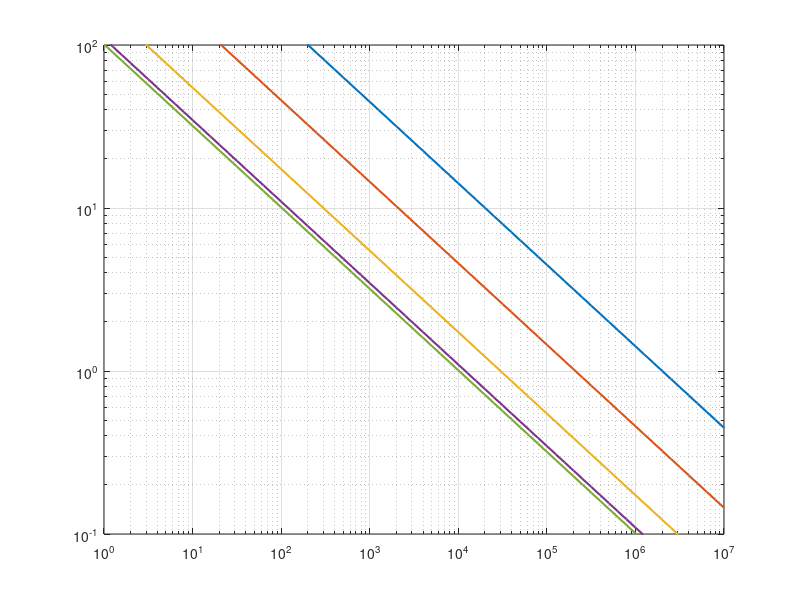

Write the MATLAB code that produced this figure. (Note: this script raises an error after producing the figure.)
%% 信号计数，信本比，统计涨落 相互关系
% 四幅图，横轴测量时长，纵轴计数率，图例SBR，图标题精度
% S = T-B 
% B = S/sbr
% delta(S) = sqrt(T+B) = sqrt(2*B+S)
% err = sqrt(2*B+S)/S = sqrt((2+sbr)/(S*sbr))

clear;close all;
s = 10.^(0:0.1:7)';
sbr = [0.01,0.1,1,10,100]';
content = {'\it{r} = 0.01','\it{r} = 0.1','\it{r} = 1','\it{r} = 10','\it{r} = 100'};

for i = 1:length(sbr)
    err(:,i) = 100 * sqrt((2+sbr(i))./(sbr(i)*s));
end

    loglog(s,err,'-','LineWidth',1.5);grid on;
    %ylim([0,20]);
    ylim([10^-1,10^2]);
    xlim([min(s),max(s)]);
    ax = gca;
    ax.YAxis.Exponent = 0;
    xlabel('Net count \it{C}','Interpreter','latex','fontName','Times New Roman');
    ylabel('Precision $\frac{\Delta\it{C}}{\it{C}}$ (\%)','Interpreter','latex','fontName','Times New Roman');
    legend(content,'Location','best','fontName','Times New Roman','Interpreter','latex');